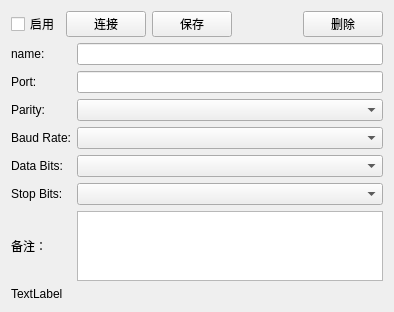
<?xml version="1.0" encoding="UTF-8"?>
<ui version="4.0">
 <class>DeviceCom</class>
 <widget class="QWidget" name="DeviceCom">
  <property name="geometry">
   <rect>
    <x>0</x>
    <y>0</y>
    <width>394</width>
    <height>311</height>
   </rect>
  </property>
  <property name="windowTitle">
   <string>Form</string>
  </property>
  <property name="styleSheet">
   <string notr="true"/>
  </property>
  <layout class="QGridLayout" name="gridLayout_3">
   <item row="1" column="0" colspan="2">
    <layout class="QGridLayout" name="gridLayout">
     <item row="0" column="1">
      <widget class="QLineEdit" name="lineEdit_name"/>
     </item>
     <item row="3" column="1">
      <widget class="QComboBox" name="comboBox_baud"/>
     </item>
     <item row="1" column="0">
      <widget class="QLabel" name="label_port">
       <property name="text">
        <string>Port:</string>
       </property>
      </widget>
     </item>
     <item row="3" column="0">
      <widget class="QLabel" name="label_baud">
       <property name="text">
        <string>Baud Rate:</string>
       </property>
      </widget>
     </item>
     <item row="5" column="0">
      <widget class="QLabel" name="label_stop">
       <property name="text">
        <string>Stop Bits:</string>
       </property>
      </widget>
     </item>
     <item row="0" column="0">
      <widget class="QLabel" name="label_name">
       <property name="text">
        <string>name:</string>
       </property>
      </widget>
     </item>
     <item row="2" column="0">
      <widget class="QLabel" name="label_parity">
       <property name="text">
        <string>Parity:</string>
       </property>
      </widget>
     </item>
     <item row="2" column="1">
      <widget class="QComboBox" name="comboBox_parity">
       <property name="focusPolicy">
        <enum>Qt::WheelFocus</enum>
       </property>
      </widget>
     </item>
     <item row="4" column="1">
      <widget class="QComboBox" name="comboBox_data"/>
     </item>
     <item row="4" column="0">
      <widget class="QLabel" name="label_data">
       <property name="text">
        <string>Data Bits:</string>
       </property>
      </widget>
     </item>
     <item row="1" column="1">
      <widget class="QLineEdit" name="lineEdit_port"/>
     </item>
     <item row="5" column="1">
      <widget class="QComboBox" name="comboBox_stop"/>
     </item>
     <item row="6" column="0">
      <widget class="QLabel" name="label_mark">
       <property name="text">
        <string>备注：</string>
       </property>
      </widget>
     </item>
     <item row="6" column="1">
      <widget class="QTextEdit" name="textEdit_mark"/>
     </item>
    </layout>
   </item>
   <item row="2" column="0" colspan="2">
    <widget class="QLabel" name="label_message">
     <property name="text">
      <string>TextLabel</string>
     </property>
    </widget>
   </item>
   <item row="0" column="0" colspan="2">
    <layout class="QHBoxLayout" name="horizontalLayout_7">
     <item>
      <widget class="QCheckBox" name="checkBox_enable">
       <property name="text">
        <string>启用</string>
       </property>
      </widget>
     </item>
     <item>
      <widget class="QPushButton" name="pushButton_connect">
       <property name="text">
        <string>连接</string>
       </property>
      </widget>
     </item>
     <item>
      <widget class="QPushButton" name="pushButton_save">
       <property name="text">
        <string>保存</string>
       </property>
      </widget>
     </item>
     <item>
      <spacer name="horizontalSpacer">
       <property name="orientation">
        <enum>Qt::Horizontal</enum>
       </property>
       <property name="sizeHint" stdset="0">
        <size>
         <width>40</width>
         <height>20</height>
        </size>
       </property>
      </spacer>
     </item>
     <item>
      <widget class="QPushButton" name="pushButton_delete">
       <property name="text">
        <string>删除</string>
       </property>
      </widget>
     </item>
    </layout>
   </item>
  </layout>
 </widget>
 <resources/>
 <connections/>
</ui>
